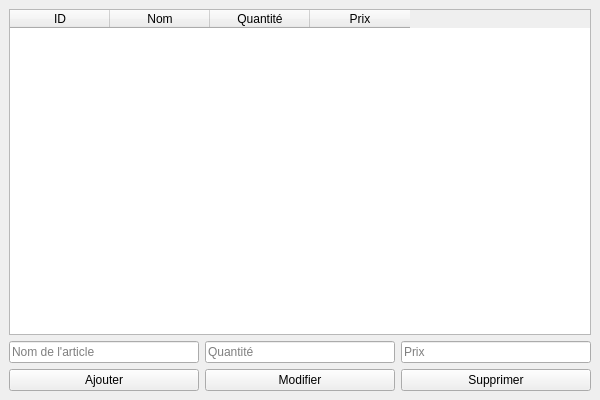
<?xml version="1.0" encoding="UTF-8"?>
<ui version="4.0">
 <class>MainWindow</class>
 <widget class="QMainWindow" name="MainWindow">
  <property name="geometry">
   <rect>
    <x>0</x>
    <y>0</y>
    <width>600</width>
    <height>400</height>
   </rect>
  </property>
  <property name="windowTitle">
   <string>Gestion de Stock</string>
  </property>
  <widget class="QWidget" name="centralwidget">
   <layout class="QVBoxLayout" name="verticalLayout">
    <item>
     <widget class="QTableWidget" name="tableWidget">
      <column>
       <property name="text">
        <string>ID</string>
       </property>
      </column>
      <column>
       <property name="text">
        <string>Nom</string>
       </property>
      </column>
      <column>
       <property name="text">
        <string>Quantité</string>
       </property>
      </column>
      <column>
       <property name="text">
        <string>Prix</string>
       </property>
      </column>
     </widget>
    </item>
    <item>
     <layout class="QHBoxLayout" name="horizontalLayout">
      <item>
       <widget class="QLineEdit" name="nomLineEdit">
        <property name="placeholderText">
         <string>Nom de l'article</string>
        </property>
       </widget>
      </item>
      <item>
       <widget class="QLineEdit" name="quantiteLineEdit">
        <property name="placeholderText">
         <string>Quantité</string>
        </property>
       </widget>
      </item>
      <item>
       <widget class="QLineEdit" name="prixLineEdit">
        <property name="placeholderText">
         <string>Prix</string>
        </property>
       </widget>
      </item>
     </layout>
    </item>
    <item>
     <layout class="QHBoxLayout" name="horizontalLayout_2">
      <item>
       <widget class="QPushButton" name="addButton">
        <property name="text">
         <string>Ajouter</string>
        </property>
       </widget>
      </item>
      <item>
       <widget class="QPushButton" name="updateButton">
        <property name="text">
         <string>Modifier</string>
        </property>
       </widget>
      </item>
      <item>
       <widget class="QPushButton" name="deleteButton">
        <property name="text">
         <string>Supprimer</string>
        </property>
       </widget>
      </item>
     </layout>
    </item>
   </layout>
  </widget>
 </widget>
 <resources/>
 <connections/>
</ui>
